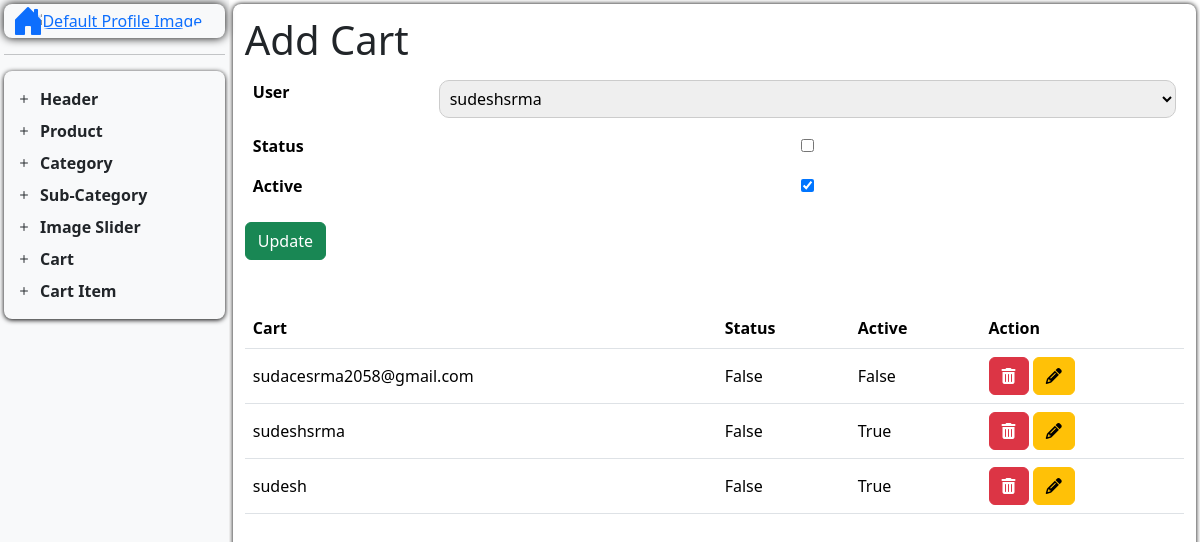
/update-cart/9, run on an earlier commit of the app's database.
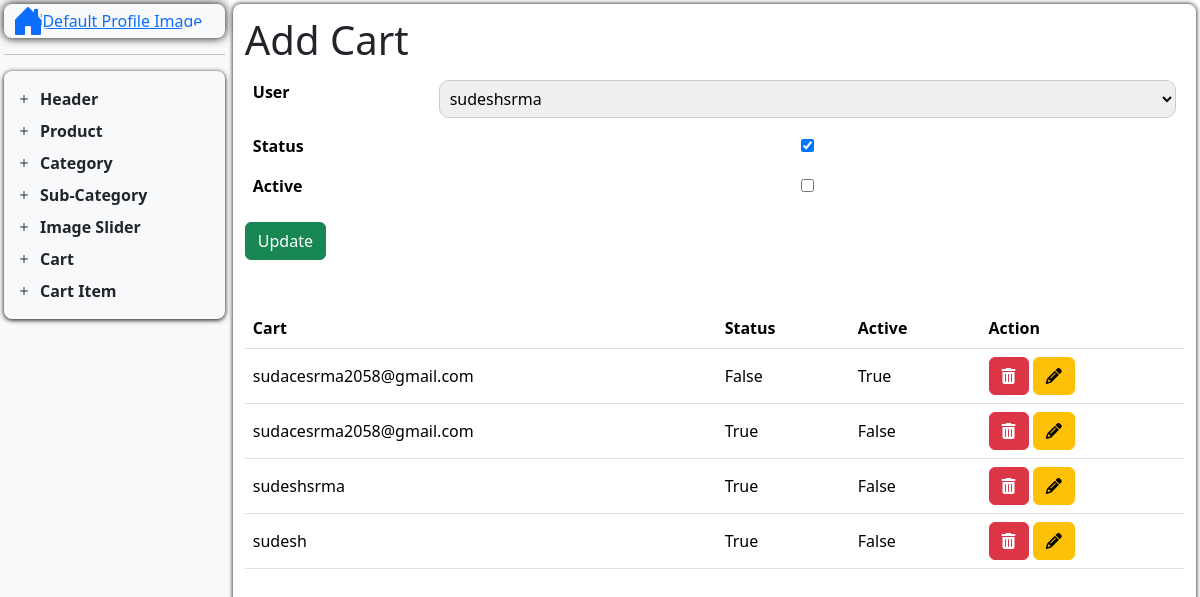
And on a later commit of the database.
### nep_app/models.py (models this page shows, shortened)
class CartModel(models.Model):
    user = models.ForeignKey(User, on_delete=models.CASCADE, related_name="cart")
    is_paid = models.BooleanField(default=False)
    is_active = models.BooleanField(default=True)

### nep_app/views.py (the view)
# urls.py: path('update-cart/<int:id>', update_cart, name='update_cart'),
def update_cart(request, id):
    return handle_update(
        request=request,
        id=id,
        model=CartModel,
        formname=CartForm,
        redirect_url="add_cart",
        template_url="Dashboard/D_Content/add_cart.html",
        action_url="update_cart",
    )

### nep_app/forms.py
class CartForm(forms.ModelForm):
    class Meta:
        model = CartModel
        fields = "__all__"

### handler/ViewHandler.py (called while the page is built)
def handle_update(
    request,
    id,
    model,
    formname,
    redirect_url,
    template_url,
    action_url
):
    data = get_object_or_404(model, id=id)
    if request.method == 'POST':
        form = formname(request.POST, request.FILES, instance=data)
        if form.is_valid():
            form.save()
            return redirect(redirect_url)
    else:
        form = formname(instance=data)
    context = {
        "form": form,
        "data": model.objects.order_by('-id'),
        'action_url': reverse(action_url, args=[id]),
    }
    return render(request, template_url, context)

### templates/Dashboard/D_Content/add_cart.html
{% extends "Dashboard/dashboard.html" %}
{% block add_cart %}
<h1>Add Cart</h1>
<table class="table table-borderless">
    <tr>
        <th><label for="cart_user">User</label></th>
        <td>{{form.user}}</td>
    </tr>
    <tr>
        <th><label for="cart_status">Status</label></th>
        <td>{{form.is_paid}}</td>
    </tr>
    <tr>
        <th><label for="cart_status">Active</label></th>
        <td>{{form.is_active}}</td>
    </tr>
</table>
<button type="submit" name="submit" class="btn btn-success">
    {% if form.instance.id %} Update {% else %} Save {% endif %}
</button>
<div class="mt-5">
    <table class="table bg-white">
        <thead>
            <tr>
                <th>Cart</th>
                <th>Status</th>
                <th>Active</th>
                <th>Action</th>
            </tr>
        </thead>
        <tbody>
            {% for crt in data %}
            <tr>
                <td class="align-middle">{{ crt.user }}</td>
                <td class="align-middle">{{ crt.is_paid }}</td>
                <td class="align-middle">{{ crt.is_active }}</td>
                <td>
                    <a href="{% url 'del_cart' crt.id %}" class="btn btn-danger"><i class="fas fa-trash-alt"></i></a>
                    <a href="{% url 'update_cart' crt.id %}" class="btn btn-warning"><i class="fas fa-pencil-alt"></i></a>
                </td>
            </tr>
            {% endfor %}
        </tbody>
    </table>
</div>
{% endblock %}

What changed in the data, as far as the page shows it:
changed CartModel "sudeshsrma": is_paid "☐" → "☑"; is_active "☑" → "☐"; is_paid "False" → "True"; is_active "True" → "False"
added CartModel: user "sudacesrma2058@gmail.com", is_paid "False", is_active "True"
changed CartModel (number 3 of 4 on the later page): is_paid "False" → "True"
changed CartModel "sudesh": is_paid "False" → "True"; is_active "True" → "False"
